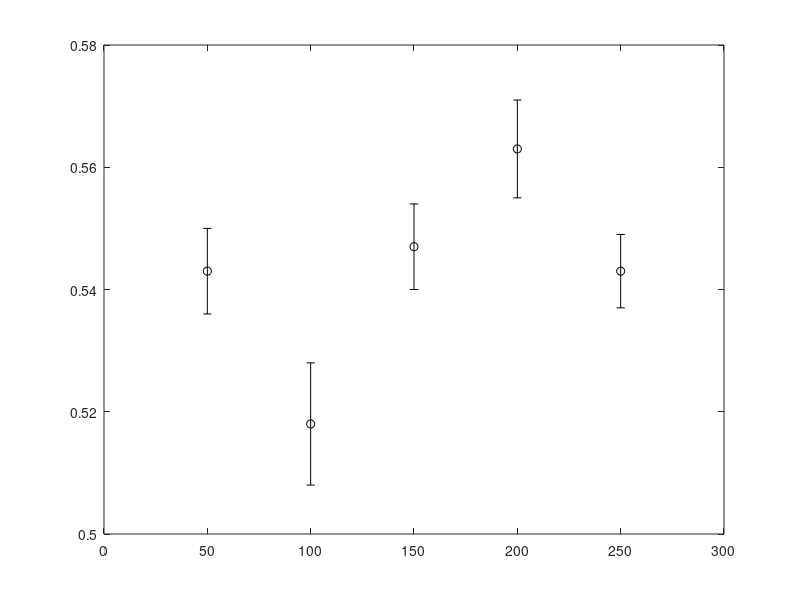

This chart was generated by the following MATLAB code: (Note: this script raises an error after producing the figure.)
%% initializing workspace
%close all; % close all figure windows
%clearvars; % clear variables from the workspace

%% import data (manually entering data)
% NOTE: the fit function needs column vectors, 
% so we are transposing the row vectors below to column vectors using ' 
x = [50,100,150,200,250]';
y = [.543, .518, .547, 0.563, 0.543]';
y_err = [0.007, 0.010, 0.007, 0.008, 0.006]';



%% plot the data with errorbars
fig1 = figure('color','w'); % create a new figure window
hold on; % new plots add to the figure, not replace contents of figure
box on; % add bounding box to the plot

errorbar(x,y,y_err,'ko','MarkerFaceColor','k','LineWidth',1,'MarkerSize',7); % plot the data
xlabel("mass added to container [g]","FontSize",14); % add x and y axis titles
ylabel("coefficient of static friction","FontSize",14);
x_range = xlim; % get current x-axis limits, store in variable "x_range"
xlim([x_range(1)-50, x_range(2)+50]); % expand the x-axis limits by 50 on each side
y_range = ylim; % get current y-axis limits, store in variable "y_range"
ylim([y_range(1)-0.02, y_range(2)+0.02]); % expand the y-axis limits by 0.05 on each side
ax = gca; % gca means get current axes, so ax is a handle to the axes object
ax.FontSize = 14; % sets the default font size for axis and tick labels - this is how to set tick font size

%% perform a weighted fit of a horizontal line to the data

fit_func = @(b,x) b*x.^0;   % here, y = b (constant function); 
                            % 1 free fit parameter "b";
                            % need to "trick" MATLAB into thinking this is
                            % a function of x (otherwise the "fit" function below throws an error)
                            % x.^0 creates a vector of ones the size of x
                            % the .^ is an element-by-element exponentiation

                           
weights = 1./y_err.^2;  % each datapoint will be weighted by 1/(uncertainty^2)
                        % --> points with more uncertainty contribute less to the fit

[curve, goodness, output] = fit(x,y,fit_func,'Weights',weights); % perform a fit of the function "fit_func" to the data (x,y) with weighting
                                
                                % the fitted parameters are stored
                                % as e.g. "curve.m" and "curve.b"
                                
%% plot the fit        
x_range = xlim; % get and store x-axis limits
x_values = linspace(x_range(1),x_range(2),100); % define 100 points to plot the fit curve at
set(ax,'XTick',[0, 100, 200, 300]); % set the x-tick locations manually (reduce number of ticks for "simplicity")
set(ax,'YTick',[0.5, 0.55, 0.6]); % set the y-tick locations manually (reduce number of ticks for "simplicity")
plot(x_values,feval(curve,x_values),'-k','LineWidth',1.5); % feval evaluates the fitted curve at the points in x_values 
                                  


%% calculate uncertainty in fitted parameters

% First step is to calculate the reduced chi2
% for a succesfull fit (assuming many data points) we expect 
% the reduced chi2 to be approximately 1
reduced_chi2 = sum(output.residuals.^2)/goodness.dfe; % note the residuals stored in the output from the fit 
                                                      % are normalized by the error bars already

                                                      
% TWO METHODS TO ESIMATE UNCERTAINTIY IN FITTED PARAMETERS

% METHOD #1 based on the distribution of the residuals 
% (good if the reduced chi2>1 and you're sure about the model) 
% the confidence intervals of the fitted curve that MATLAB auto-calculates are based on this approach
% we convert the 95% confidence interval into a standard error:
SE1 = diff(confint(curve,.95))/(2*tinv(.975,goodness.dfe));

% METHOD #2 based on the value of the error bars
% we could calculate this from the unnormalized covariance matrix
% but we have a shortcut because method 2 and method 1 are related by:
SE2 = SE1/sqrt(reduced_chi2);


% the two methods are equivalent when the reduced chi2 = 1
% let's take a conservative approach 
% and report the maximum of the two methods
parameter_uncertainty = max(SE1,SE2);

%% add uncertainty information to legend

% get information about fitted curve
formula_string = "y = " + formula(curve);
parameter_names = coeffnames(curve);
parameter_values = coeffvalues(curve);

% assemble fitting information into a single string
fitting_info_string = [newline];


for i=1:length(parameter_names)
    fitting_info_string = [parameter_names{i}+" = "+num2str(parameter_values(i))+"\pm"+num2str(parameter_uncertainty(i))];
end

% optionally add reduced chi2 to string
%fitting_info_string = fitting_info_string+newline+"reduced \chi_\nu^2 = "+num2str(reduced_chi2);

% display legend on plot; put it in the best location
legend({"Data",fitting_info_string},"Location","Best");

	


